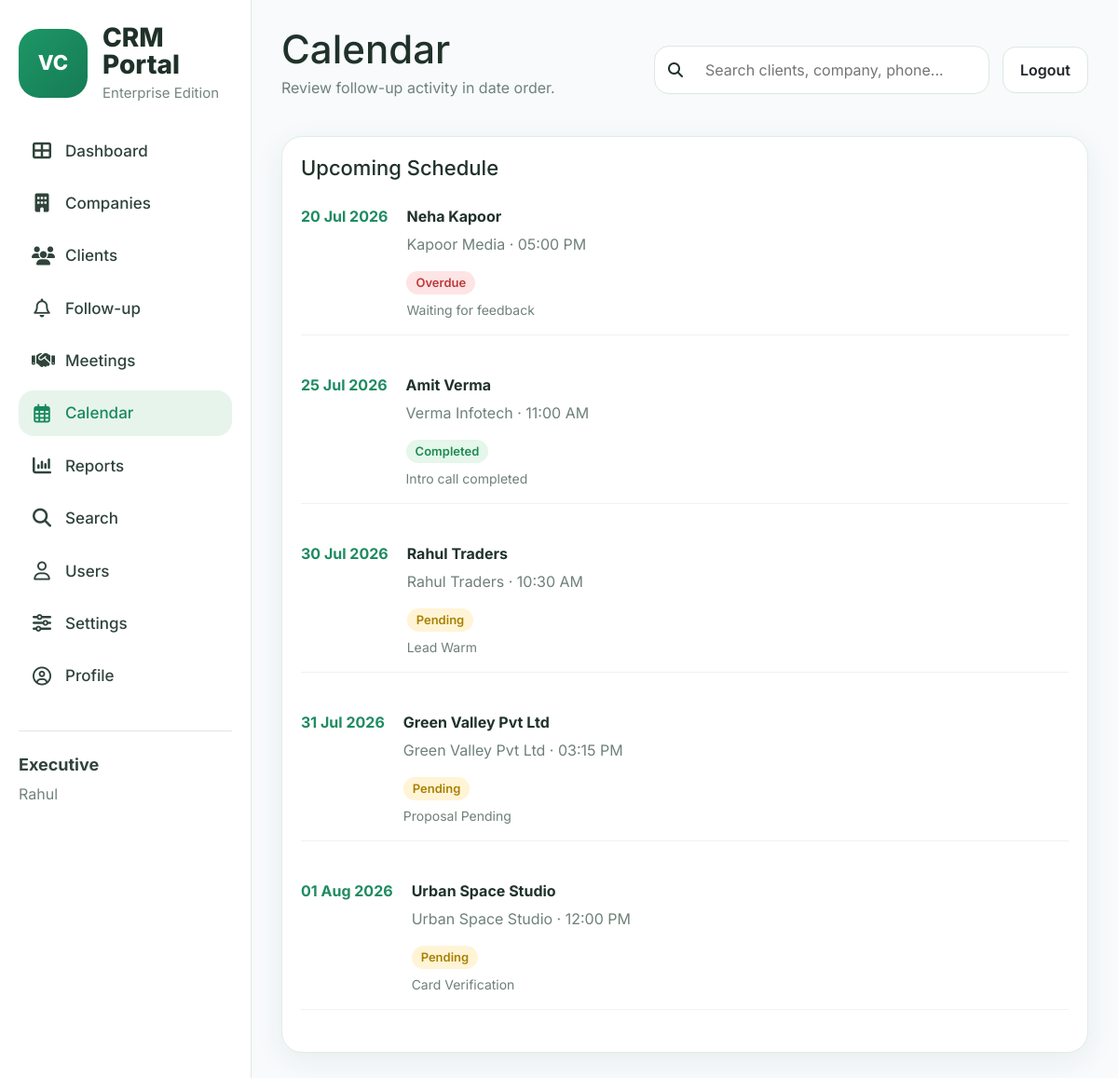
/modules/calendar.php (signed in), run on the app's committed database.
### tables this page shows
CREATE TABLE follow_ups (
    id INT AUTO_INCREMENT PRIMARY KEY,
    client_id INT NOT NULL,
    followup_date DATETIME NOT NULL,
    status ENUM('Pending','Completed','Overdue') DEFAULT 'Pending',
    notes VARCHAR(255) DEFAULT NULL,
    created_by INT DEFAULT NULL,
    created_at TIMESTAMP DEFAULT CURRENT_TIMESTAMP,
    CONSTRAINT fk_follow_client FOREIGN KEY (client_id) REFERENCES clients(id) ON DELETE CASCADE,
    CONSTRAINT fk_follow_user FOREIGN KEY (created_by) REFERENCES users(id) ON DELETE SET NULL
);

CREATE TABLE clients (
    id INT AUTO_INCREMENT PRIMARY KEY,
    name VARCHAR(120) NOT NULL,
    company VARCHAR(150) NOT NULL,
    phone VARCHAR(30) NOT NULL,
    email VARCHAR(120) DEFAULT NULL,
    status ENUM('Active','Pending','Qualified','Inactive') DEFAULT 'Active',
    assigned_to INT DEFAULT NULL,
    notes TEXT,
    created_at TIMESTAMP DEFAULT CURRENT_TIMESTAMP,
    CONSTRAINT fk_client_user FOREIGN KEY (assigned_to) REFERENCES users(id) ON DELETE SET NULL
);

### includes/functions.php (called while the page is built, shortened)
<?php
require_once __DIR__ . '/db.php';
function esc($value) {
    return htmlspecialchars((string)$value, ENT_QUOTES, 'UTF-8');
}
function fetch_all(string $sql, array $params = []): array {
    global $pdo; $stmt = $pdo->prepare($sql); $stmt->execute($params); return $stmt->fetchAll();
}
function status_badge_class(string $status): string {
    return match ($status) {
        'Active', 'Completed', 'Qualified' => 'success',
        'Pending' => 'warning',
        'Overdue', 'Inactive' => 'danger',
        default => 'default',
    };
}

### modules/calendar.php (the view, shortened to what this page needs)
<?php
require_once __DIR__ . '/../includes/functions.php';
$followups = fetch_all('SELECT f.followup_date, f.status, f.notes, c.name AS client_name, c.company FROM follow_ups f INNER JOIN clients c ON c.id = f.client_id ORDER BY f.followup_date ASC');
include __DIR__ . '/../includes/header.php';
include __DIR__ . '/../includes/sidebar.php';
?>
<main class="main-content"><?php include __DIR__ . '/../includes/topbar.php'; ?>
<section class="panel"><div class="panel-header"><h3>Upcoming Schedule</h3></div><div class="timeline"><?php foreach($followups as $row): ?><div class="timeline-item"><div class="timeline-date"><?= date('d M Y', strtotime($row['followup_date'])) ?></div><div class="timeline-body"><strong><?= esc($row['client_name']) ?></strong><p><?= esc($row['company']) ?> · <?= date('h:i A', strtotime($row['followup_date'])) ?></p><span class="badge <?= status_badge_class($row['status']) ?>"><?= esc($row['status']) ?></span><small><?= esc($row['notes']) ?></small></div></div><?php endforeach; ?></div></section></main>
<?php include __DIR__ . '/../includes/footer.php'; ?>

### assets/css/style.css (style rules this page uses)
:root { --bg: #eef5f1; --card: #ffffff; --line: #dce8df; --text: #20322a; --muted: #6f8178; --primary: #1e8b62; --soft: #e7f5ed; --warning: #f2c94c; --danger: #e45b5b; --success: #40a56d; --shadow: 0 8px 30px rgba(43, 86, 63, 0.08); --radius: 22px; }
* { box-sizing: border-box; margin: 0; padding: 0; }
body { font-family: 'Inter', sans-serif; background: var(--bg); color: var(--text); }
.main-content { flex: 1; padding: 28px 32px; }
.stat-card, .panel { background: var(--card); border: 1px solid #e1ece4; border-radius: var(--radius); box-shadow: var(--shadow); }
.panel { padding: 20px; }
.panel-header { display: flex; align-items: center; justify-content: space-between; margin-bottom: 18px; gap: 10px; }
.panel-header h3 { font-size: 22px; }
.badge { padding: 7px 12px; border-radius: 999px; font-size: 13px; font-weight: 600; display: inline-block; }
.badge.success { background: #e5f6eb; color: #1d8b52; }
.badge.warning { background: #fff4d6; color: #a98000; }
.badge.danger { background: #fee4e4; color: #be3939; }
.follow-list, .timeline { display: flex; flex-direction: column; gap: 16px; }
.follow-item, .timeline-item { padding-bottom: 16px; border-bottom: 1px solid #edf3ef; }
.follow-item p, .placeholder-text, .timeline-body p, .timeline-body small { color: var(--muted); margin-top: 6px; display: block; }
.timeline-item { display: grid; grid-template-columns: 150px 1fr; gap: 16px; }
.timeline-date { font-weight: 700; color: var(--primary); }
.badge { padding:6px 10px; border-radius:20px; font-size:13px; font-weight:600; }
.success { background:#dcfce7; color:#166534; }
.warning { background:#fef3c7; color:#b45309; }
.main-content { min-height: 100vh; background: #f8fafc; }
.badge { padding: 6px 10px; border-radius: 999px; }
.timeline-item { display:flex; gap:20px; margin-bottom:25px; }

### data on the page
follow_ups: followup_date "20 Jul 2026", client.name "Neha Kapoor", client.company "Kapoor Media", followup_date "05:00 PM", status "Overdue", notes "Waiting for feedback"
follow_ups: followup_date "25 Jul 2026", client.name "Amit Verma", client.company "Verma Infotech", followup_date "11:00 AM", status "Completed", notes "Intro call completed"
follow_ups: followup_date "30 Jul 2026", client.name "Rahul Traders", client.company "Rahul Traders", followup_date "10:30 AM", status "Pending", notes "Lead Warm"
follow_ups: followup_date "31 Jul 2026", client.name "Green Valley Pvt Ltd", client.company "Green Valley Pvt Ltd", followup_date "03:15 PM", status "Pending", notes "Proposal Pending"
follow_ups: followup_date "01 Aug 2026", client.name "Urban Space Studio", client.company "Urban Space Studio", followup_date "12:00 PM", status "Pending", notes "Card Verification"

### other printed values
$_SESSION['user']['role'] "Executive"
$_SESSION['user']['name'] "Rahul"
page_title() "Calendar"
page_description() "Review follow-up activity in date order."
